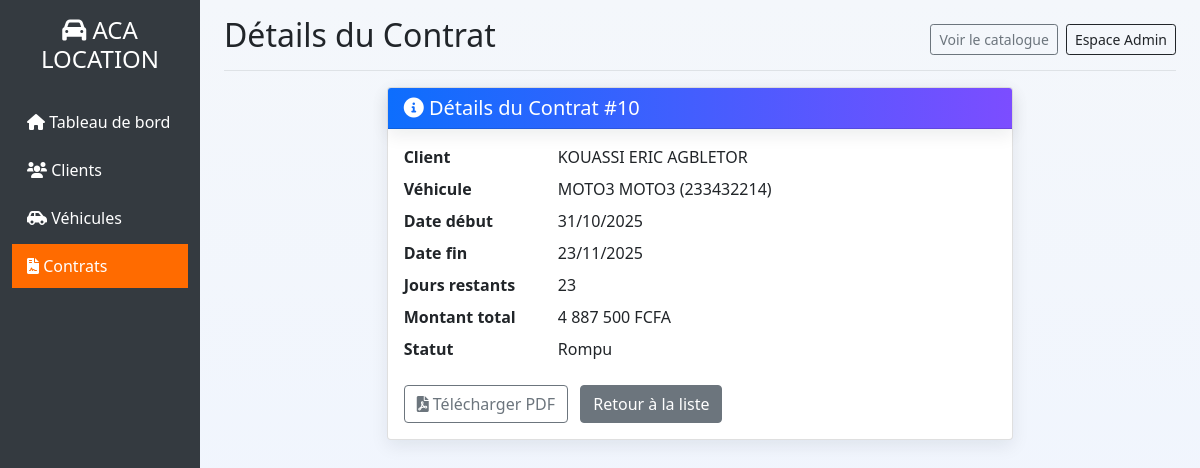
/contrats/10/, run on the app's committed database.
### gestion/models.py (models this page shows, shortened)
class Contrat(models.Model):
    STATUT_CHOICES = [
        ('actif', 'Actif'),
        ('termine', 'Terminé'),
        ('en_retard', 'En retard'),
        ('rompu', 'Rompu'),
    ]
    MODE_PAIEMENT = [
        ('carte', 'Carte bancaire'),
        ('virement', 'Virement'),
        ('especes', 'Espèces'),
        ('cheque', 'Chèque'),
        ('mobile', 'Paiement mobile'),
    ]
    client = models.ForeignKey(Client, on_delete=models.CASCADE)
    vehicule = models.ForeignKey(Vehicule, on_delete=models.CASCADE)
    date_creation = models.DateTimeField(auto_now_add=True)
    date_debut = models.DateField()
    date_fin = models.DateField(blank=True, null=True)
    nb_jours = models.IntegerField(validators=[MinValueValidator(1)])
    montant_total = models.DecimalField(max_digits=10, decimal_places=2, blank=True, null=True)
    statut = models.CharField(max_length=20, choices=STATUT_CHOICES, default='actif')
    mode_paiement = models.CharField(max_length=20, choices=MODE_PAIEMENT, default='especes')
    details_paiement = models.JSONField(blank=True, null=True)
    class Meta:
        verbose_name = "Contrat"
        verbose_name_plural = "Contrats"

class Client(models.Model):
    nom = models.CharField(max_length=100)
    prenom = models.CharField(max_length=100)
    telephone = models.CharField(max_length=20)
    email = models.EmailField(blank=True, null=True)
    date_creation = models.DateTimeField(auto_now_add=True)
    def __str__(self):
        return f"{self.prenom} {self.nom}"
    class Meta:
        verbose_name = "Client"
        verbose_name_plural = "Clients"

class Vehicule(models.Model):
    TYPE_VEHICULE = [
        ('voiture', 'Voiture'),
        ('moto', 'Moto'),
    ]
    type_vehicule = models.CharField(max_length=20, choices=TYPE_VEHICULE)
    marque = models.CharField(max_length=100)
    modele = models.CharField(max_length=100)
    annee = models.IntegerField()
    immatriculation = models.CharField(max_length=20, unique=True)
    prix_journalier = models.DecimalField(max_digits=10, decimal_places=2, validators=[MinValueValidator(0)])
    cylindree = models.IntegerField(blank=True, null=True)
    nombre_portes = models.IntegerField(blank=True, null=True)
    disponible = models.BooleanField(default=True)
    image = models.ImageField(upload_to='vehicules/', blank=True, null=True)
    date_ajout = models.DateTimeField(auto_now_add=True)
    def __str__(self):
        return f"{self.marque} {self.modele} ({self.immatriculation})"
    class Meta:
        verbose_name = "Véhicule"
        verbose_name_plural = "Véhicules"
        ordering = ['-date_ajout']
    class Meta:
        verbose_name = "Véhicule"
        verbose_name_plural = "Véhicules"

### gestion/views.py (the view)
# urls.py: path('contrats/<int:id>/', views.detail_contrat, name='detail_contrat'),
def detail_contrat(request, id):
    contrat = get_object_or_404(Contrat, id=id)
    jours_restants = None
    if contrat.date_fin:
        jours_restants = (contrat.date_fin - timezone.now().date()).days
    context = {
        'contrat': contrat,
        'jours_restants': jours_restants,
    }
    return render(request, 'gestion/contrats/detail.html', context)

### gestion/templatetags/currency.py (called while the page is built)
@register.filter(is_safe=True)
def format_fcfa(value):
    if value is None:
        return ''
    try:
        val = float(value)
    except Exception:
        try:
            val = float(str(value))
        except Exception:
            return ''
    if val.is_integer():
        formatted = f"{int(val):,}".replace(',', ' ')
        return f"{formatted} FCFA"
    else:
        formatted = f"{val:,.2f}".replace(',', ' ')
        return f"{formatted} FCFA"

### gestion/templates/gestion/contrats/detail.html (shortened to what this page needs)
{% extends 'gestion/base.html' %}
{% load currency %}
{% block page_title %}Détails du Contrat{% endblock %}
{% block content %}
<div class="row justify-content-center">
    <div class="col-md-8">
        <div class="card">
            <div class="card-header bg-info text-white">
                <h5 class="mb-0"><i class="fas fa-info-circle"></i> Détails du Contrat #{{ contrat.id }}</h5>
            </div>
            <div class="card-body">
                <dl class="row">
                    <dt class="col-sm-3">Client</dt>
                    <dd class="col-sm-9">{{ contrat.client }}</dd>
                    <dt class="col-sm-3">Véhicule</dt>
                    <dd class="col-sm-9">{{ contrat.vehicule }}</dd>
                    <dt class="col-sm-3">Date début</dt>
                    <dd class="col-sm-9">{{ contrat.date_debut|date:"d/m/Y" }}</dd>
                    <dt class="col-sm-3">Date fin</dt>
                    <dd class="col-sm-9">{{ contrat.date_fin|date:"d/m/Y" }}</dd>
                    <dt class="col-sm-3">Jours restants</dt>
                    <dd class="col-sm-9">{% if jours_restants is not None %}{{ jours_restants }}{% else %}-{% endif %}</dd>
                    <dt class="col-sm-3">Montant total</dt>
                    <dd class="col-sm-9">{{ contrat.montant_total|format_fcfa }}</dd>
                    <dt class="col-sm-3">Statut</dt>
                    <dd class="col-sm-9">{{ contrat.get_statut_display }}</dd>
                </dl>
                <div class="mt-3">
                    <a href="{% url 'contrat_pdf' contrat.id %}" class="btn btn-outline-secondary me-2" target="_blank"><i class="fas fa-file-pdf"></i> Télécharger PDF</a>
                    <a href="{% url 'liste_contrats' %}" class="btn btn-secondary">Retour à la liste</a>
                </div>
            </div>
        </div>
    </div>
</div>
{% endblock %}

### static/css/theme.css (style rules this page uses)
:root { --primary: #0d6efd; --accent: #7c4dff; --muted: #6c757d; --bg: #f4f7fb; --card: #ffffff; --success: #198754; --danger: #dc3545; --radius: 12px; --shadow: 0 6px 18px rgba(16,24,40,0.08); --glass: rgba(255,255,255,0.6); --glass-border: rgba(124,77,255,0.08); }
body { background: linear-gradient(180deg, var(--bg), #eef4ff); color: #162447; font-family: "Inter", system-ui, -apple-system, "Segoe UI", Roboto, "Helvetica Neue", Arial; -webkit-font-smoothing: antialiased; -moz-osx-font-smoothing: grayscale; padding-bottom: 40px; }
.navbar, .card-header { background: linear-gradient(90deg, var(--primary), var(--accent)); color: white !important; border-radius: 8px; box-shadow: var(--shadow); }
.card { border: none; border-radius: var(--radius); background: var(--card); box-shadow: var(--shadow); }

### gestion/templates/gestion/base.html (style rules this page uses)
:root { --primary-color: #ff6b00; --primary-dark: #e55a00; --light-bg: #f8f9fa; }

### data on the page
Contrat: id "10", client "KOUASSI ERIC AGBLETOR", vehicule "MOTO3 MOTO3 (233432214)", date_debut "31/10/2025", date_fin "23/11/2025", montant_total "4 887 500 FCFA", statut "Rompu"

### other printed values
{{ jours_restants }} "23"
